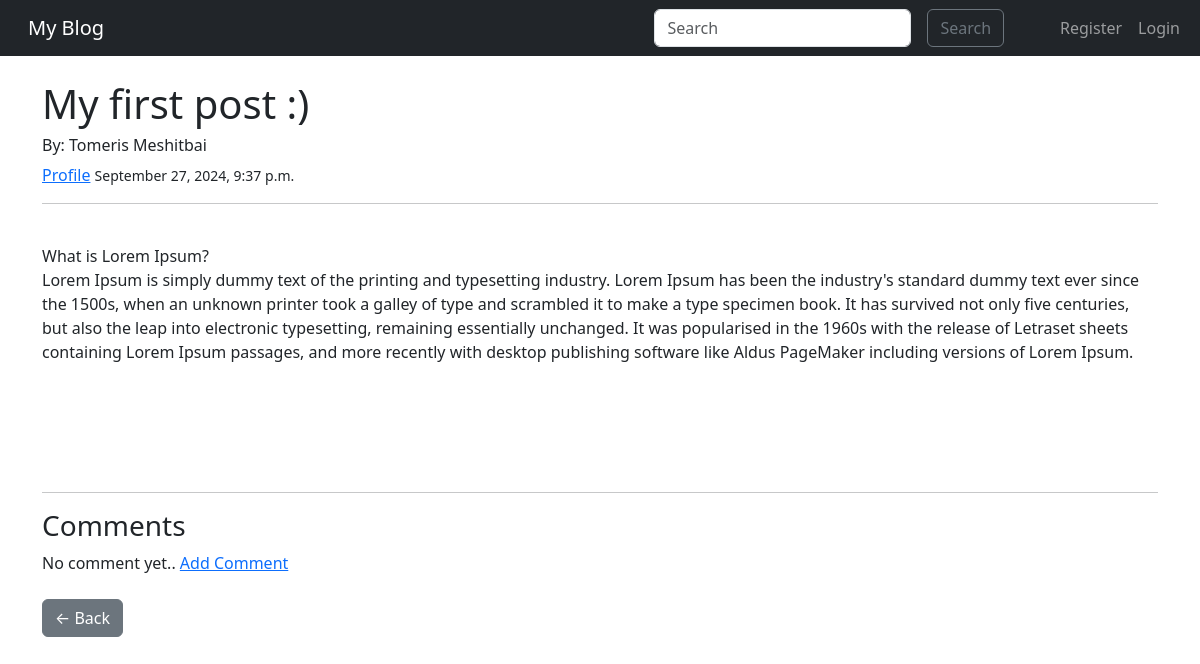
The app's page /post/1, older data.
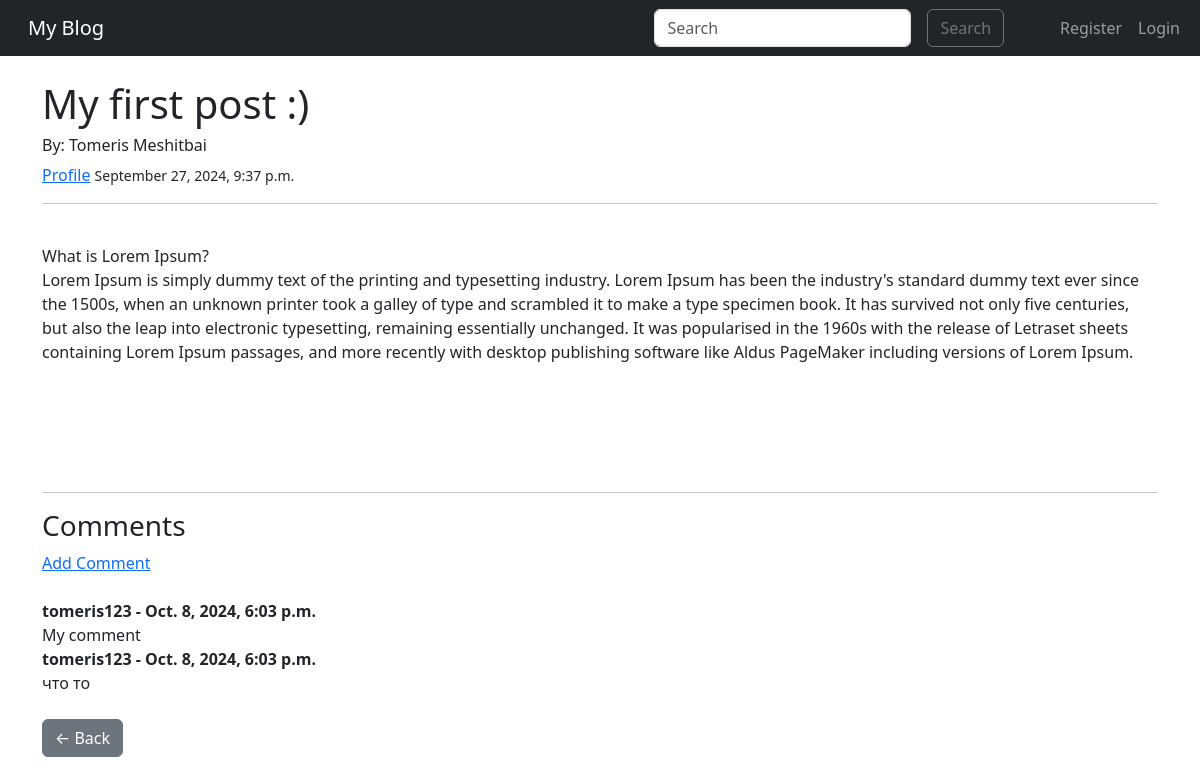
The same page, newer data.
### blog/models.py (models this page shows, shortened)
class Comment(models.Model):
    content = models.TextField()
    created_at = models.DateTimeField(auto_now_add=True)
    post = models.ForeignKey(Post, related_name='comments', on_delete=models.CASCADE)
    author = models.ForeignKey(User, on_delete=models.CASCADE)

### blog/views.py (the view)
# urls.py: path('post/<int:pk>', PostDetail.as_view(), name = "post-detail"),
class PostDetail(DetailView):
    model = Post
    template_name = 'post_detail.html'

### blog/templates/post_detail.html (shortened to what this page needs)
{% extends "base.html" %}
{% block content %}
<h1>{{ post.title }}</h1>
<h6>By: {{ post.author.first_name }} {{ post.author.last_name }}</h6>
<a href="{% url 'profile' post.author.id %}">Profile</a>
<small>{{ post.created_at|date:"F j, Y, g:i a" }}</small>
<hr>
<br/>
<div>
    {{ post.content|linebreaks }}
</div>
<br/><br/>
<br/><br/>
<hr>
<h3> Comments </h3>
{% if not post.comments.all %}
      No comment yet.. <a href="{% url 'add_comment' post.pk %}"> Add Comment </a>
{% else %}
      <a href="{% url 'add_comment' post.pk %}"> Add Comment </a>
      <br/>
      {% for comment in post.comments.all %}
              <br/>
              <strong>{{ comment.author }} - {{comment.created_at}}    </strong>
              <br/>
              {{comment.content}}
      {%endfor%}
{% endif %}
<br/><br/>
<a href="{% url 'home' %}" class="btn btn-secondary">← Back</a>
{% endblock %}

Row changes from the older to the newer data that the page shows:
added Comment: author "tomeris123", created_at "Oct. 8, 2024, 6:03 p.m.", content "My comment"
added Comment: author "tomeris123", created_at "Oct. 8, 2024, 6:03 p.m.", content "что то"
Text that changed along with them:
text no longer shown: "No comment yet.."
